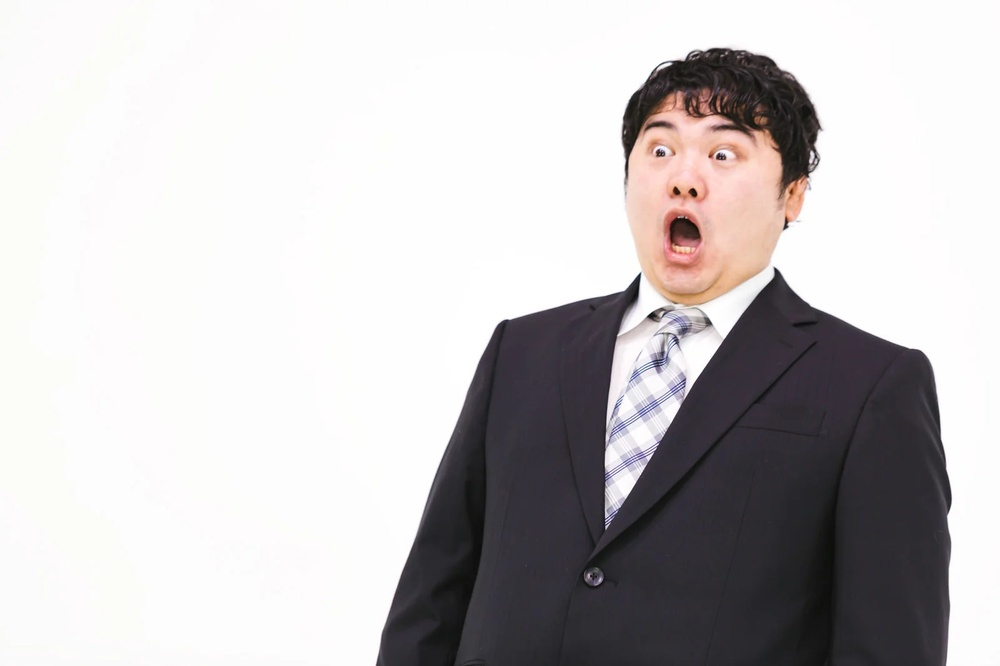
#> input picture modules/freephoto.jpg, 1000 x 666 px, shrunk from 1600 x 1066 before the run, found by its file name
$ python sekimoto_gray.py
#> lines starting #> are read from the running program, lines starting #| are printed output that depends on the picture
import cv2

def grayscale_and_threshold(input_image_path):
    # 画像を読み込む
    image = cv2.imread(input_image_path)
#> image is the input picture: shape (666, 1000, 3); mean B, G, R 193.8, 193, 195.9

    # グレースケールに変換
    gray_image = cv2.cvtColor(image, cv2.COLOR_BGR2GRAY)
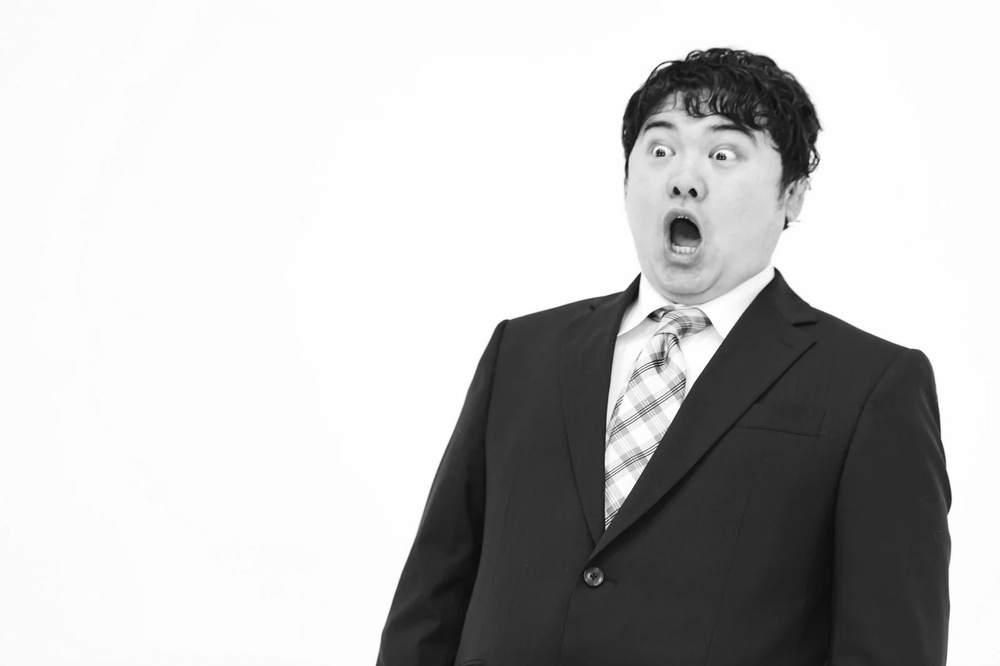
#> gray_image: shape (666, 1000); min 9, max 255, mean 194
    cv2.imshow('grayscale image',gray_image)
    cv2.waitKey(0)
    cv2.destroyAllWindows()

    return gray_image, image
if __name__ =="__main__":
    input_image_path = '/Users/k22076kk/oop2/lecture12/freephoto.jpg'
    grayscale_and_threshold(input_image_path)
